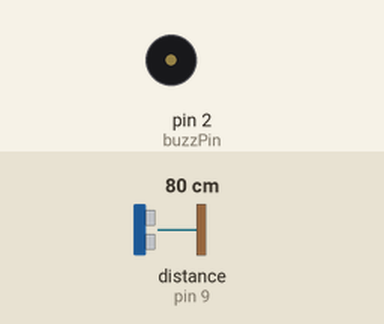
Bench run of a sketch on a simulated Arduino Uno, built with avr-gcc and run on an emulated ATmega328P. Shown: buzzer (waves = sounding, pin HIGH). Wiring (inferred from the names in the program): ultrasonic range finder: trigger pin 10; echo pin 9. The inputs (shaded band) are chosen by the test bench; at power-on: distance to the obstacle (sensor on pin 9) 80 cm. The echo pulse lasts 58.3 µs per cm; pins used as bus, display or sensor lines are not drawn.

Above: at 1.4 s.
1.5 s: distance to the obstacle (sensor on pin 9) set to 55 cm
3.0 s: distance to the obstacle (sensor on pin 9) set to 49 cm
At 3.28 s:
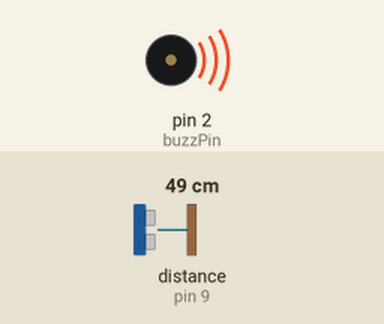
6.2 s: distance to the obstacle (sensor on pin 9) set to 60 cm
At 7.3 s:
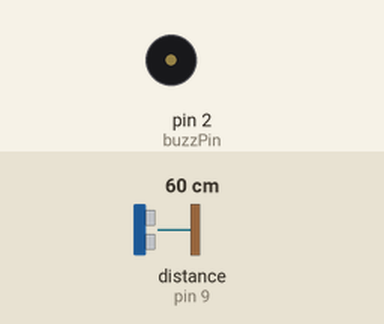
7.7 s: distance to the obstacle (sensor on pin 9) set to 2 cm
At 8.3 s:
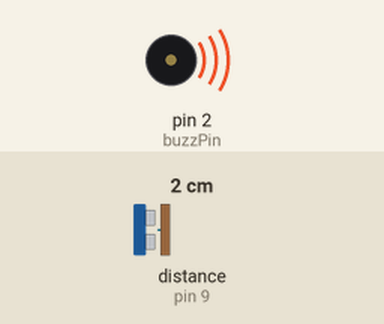
Timing chart, 0 to 11.9 s (numbered marks = the images above; inputs shaded):
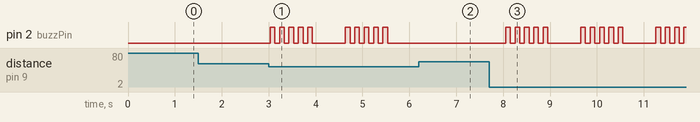

The sketch:

Ultrasonic_Buzzer.ino
```cpp
// Define pins for ultrasonic and buzzer
int const trigPin = 10;
int const echoPin = 9;
int const buzzPin = 2;

void setup(){
pinMode(trigPin, OUTPUT); // trig pin will have pulses output
pinMode(echoPin, INPUT); // echo pin should be input to get pulse width
pinMode(buzzPin, OUTPUT); // buzz pin is output to control buzzering
}

void loop(){

int duration, distance; // Duration will be the input pulse width and distance will be the distance to the obstacle in centimeters
digitalWrite(trigPin, HIGH);  // Output pulse with 1ms width on trigPin
delay(1);
digitalWrite(trigPin, LOW);

duration = pulseIn(echoPin, HIGH);  // Measure the pulse input in echo pin
distance = (duration/2) / 29.1; // Distance is half the duration devided by 29.1 (from datasheet)
if (distance <= 50 && distance >= 0)  // if distance less than 0.5 meter and more than 0 (0 or less means over range)
{
  // Turn Buzzer on for 5 times
  for(int i=0;i<5;i++)
  {
    digitalWrite(buzzPin, HIGH);
    delay(100);
    digitalWrite(buzzPin, LOW);
    delay(100);
  }
}
else {

digitalWrite(buzzPin, LOW); // Don't buzz
}
delay(600);  // Repeat whole process after 6secs
}
```

Measured:
- the behaviour switches between 52 and 51 cm on distance to the obstacle (sensor on pin 9) (found by bisection; images 0 and 1)
- after the input at 1.5 s, every drawn part: stays the same
- after the input at 3.0 s, pin 2 (buzzPin): goes 4 × (HIGH 0.10 s, LOW 0.10 s), HIGH 0.10 s, LOW 0.70 s, 4 × (HIGH 0.10 s, LOW 0.10 s), HIGH 0.10 s, then LOW, starting at once
- after the input at 6.2 s, pin 2 (buzzPin): stops changing and stays LOW
- after the input at 7.7 s, pin 2 (buzzPin): LOW → HIGH after 0.35 s, then repeats every 1.6 s: 4 × (LOW 0.10 s, HIGH 0.10 s), LOW 0.70 s, HIGH 0.10 s
